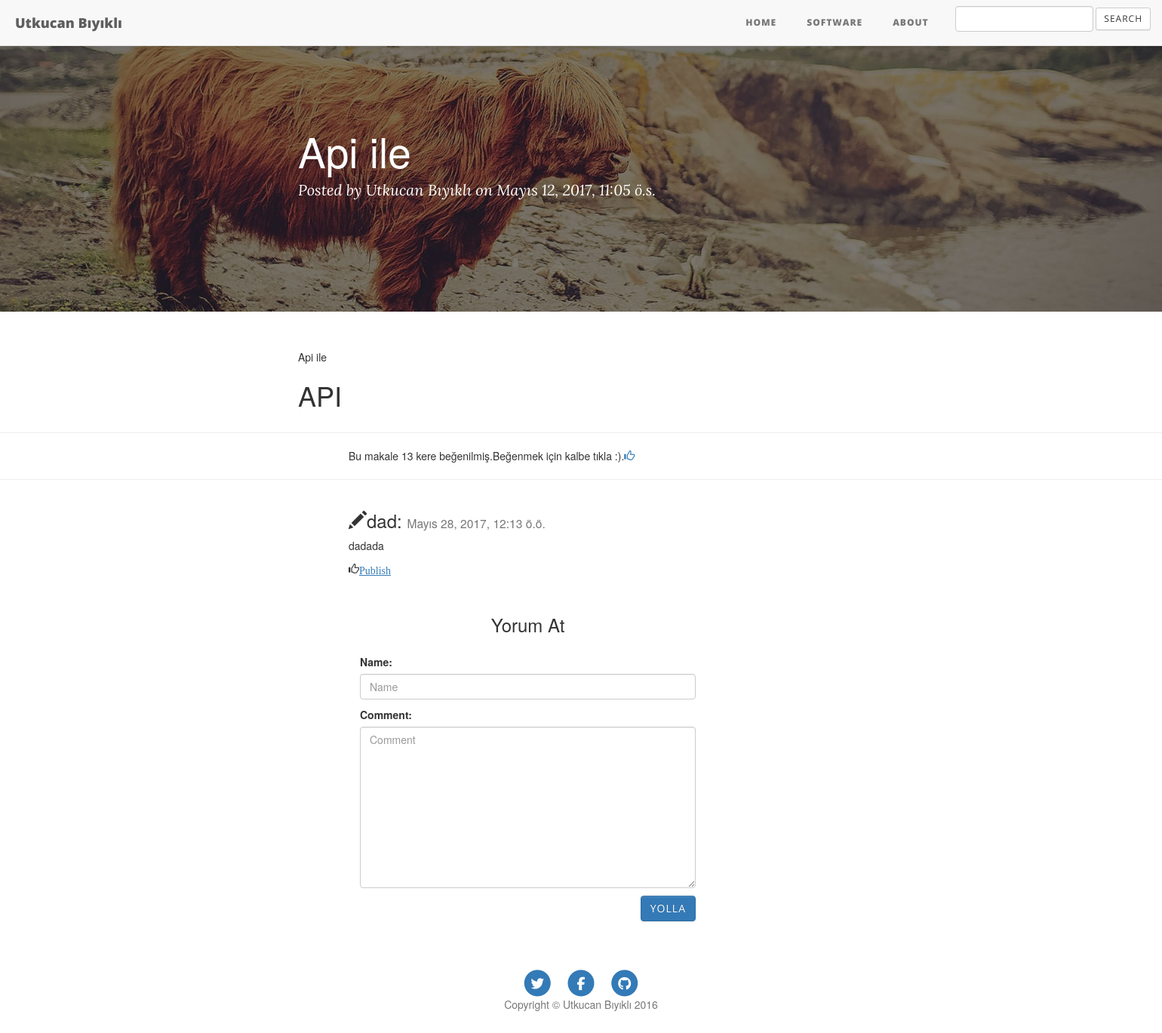
Screenshot of /34/ (signed in) with the database file from the repository.
### Articles/models.py (models this page shows, shortened)
class Article(models.Model):
    title=models.CharField(max_length=25,unique=True)
    body=models.CharField(max_length=140,unique=True)
    content=models.TextField()
    like=models.IntegerField(default=0)
    genre=models.CharField(max_length=10)
    date=models.DateTimeField(auto_now_add=True)
    publish=models.BooleanField(default=False)
    class Meta:
        ordering=["-date"]

class Comment(models.Model):
    name=models.CharField(max_length=25)
    date=models.DateTimeField(auto_now_add=True)
    comment=models.TextField(max_length=140)
    publish=models.BooleanField(default=False)
    article=models.ForeignKey('Articles.Article',related_name="comments",on_delete=models.CASCADE)
    class Meta:
        ordering = ['-date']

### Articles/views.py (the view)
# urls.py: url(r'^(?P<id>[0-9]+)/$', views.detail, name="detail"),
def detail(request, id):
    article = get_object_or_404(Article, id=id)
    if(request.user.is_authenticated):
        comments = Comment.objects.filter(Q(article__title__startswith=article.title))
    else:
        comments = Comment.objects.filter(Q(article__title__startswith=article.title), Q(publish=True))
    if request.method == "POST":
        form = CommentForm(request.POST)
        if form.is_valid():
            ''' Begin reCAPTCHA validation '''
            recaptcha_response = request.POST.get('g-recaptcha-response')
            url = 'https://www.google.com/recaptcha/api/siteverify'
            values = {
                'secret': settings.GOOGLE_RECAPTCHA_SECRET_KEY,
                'response': recaptcha_response
            }
            data = urllib.urlencode(values)
            req = urllib2.Request(url, data)
            response = urllib2.urlopen(req)
            result = json.load(response)
            ''' End reCAPTCHA validation '''
            if result['success']:
                comment = form.save(commit=False)
                comment.article  = article
                comment.save()
                return redirect('articles:detail', id=article.id)
            else:
                error="Robot olmadigina emin misin ?"
                return render(request,"article/detail.html",{
                    "article":article,
                    "error":error,
                    "form":form,
                    "comments":comments
                })
    else:
        form = CommentForm()
    template = "article/detail.html"
    return render(request, template, {'form':form,
                                      "article":article,
                                      "comments":comments
                                      })

### Articles/forms.py
class CommentForm(forms.ModelForm):
    class Meta:
        model = Comment
        fields = ('name', 'comment')
    def __init__(self, *args, **kwargs):
        super(CommentForm, self).__init__(*args, **kwargs)
        self.fields['name'].widget = TextInput(attrs={
            'class': 'form-control',
            'placeholder': 'Name'})
        self.fields['comment'].widget = Textarea(attrs={
            'class': 'form-control',
            'placeholder': 'Comment'})

### Articles/templates/article/detail.html (shortened to what this page needs)
{% extends 'article/base.html' %}
{% load staticfiles%}
{% block body %}
  <header class="intro-header" style="background-image: url({% static 'Articles/img/contact-bg.jpg' %}">
        <div class="container">
            <div class="row">
                <div class="col-lg-8 col-lg-offset-2 col-md-10 col-md-offset-1">
                    <div class="post-heading">
                        <h1>{{article.title}}</h1>
                        <span class="meta">Posted by <a href="{% url 'articles:about' %}">Utkucan Bıyıklı</a> on {{article.date}}</span>
                    </div>
                </div>
            </div>
        </div>
</header>
        <div class="container">
            <div class="row">
                <div class="col-lg-8 col-lg-offset-2 col-md-10 col-md-offset-1">
                         {% autoescape on %}
<p class="content-markdown">{{article.content|safe}}</p>
                        {% endautoescape %}
                          </div>
            </div>
        </div>
<hr>
               <p style="margin-left:30%;">
                   Bu makale {{article.like}} kere beğenilmiş.Beğenmek için kalbe tıkla :).<a href="{% url 'articles:like' article.id %}"><span class="glyphicon btn-glyphicon glyphicon-thumbs-up img-circle text-primary"></span></a>
               </p>
<hr>
<div class="row" style="margin-left:30%;">
{% for comment in comments   %}
                    <h3><i class="glyphicon glyphicon-pencil"></i>{{comment.name}}:
                    <small>{{comment.date}}</small>
                </h3>
                <p>{{comment.comment}}</p>
    {% if user.is_authenticated %}
        {% if not comment.publish %}
    <p><i class="glyphicon glyphicon-thumbs-up"><a href="{% url 'articles:publish' comment.id %}">Publish</a></i> </p>
        {% else %}
    <p><i class="glyphicon glyphicon-thumbs-down"><a href="{% url 'articles:publish' comment.id %}">Remove</a></i> </p>
        {% endif %}
        {% endif %}
    {% empty %}
    <p>Henüz bir yorum atılmamış.</p>
{% endfor %}
<div class="container">
<div class="row col-md-5">
        <br style="clear:both">
                    <form class="form-horizontal" action="" method="post" enctype="multipart/form-data">{% csrf_token %}
<h3 style="margin-bottom: 25px; text-align: center;">Yorum At </h3>
{{ form.as_p }}
                        <div class="form-group">
                            <div class="col-sm-offset-2 col-sm-10">
        <button type="submit" id="submit" name="submit" class="btn btn-primary pull-right">Yolla</button>
                            </div>
                        </div>
                    </form>
        </div>
    </div>
</div>
    <footer>
        <div class="container">
            <div class="row">
                <div class="col-lg-8 col-lg-offset-2 col-md-10 col-md-offset-1">
                    <ul class="list-inline text-center">
                        <li>
                            <a href="https://www.twitter.com/utkucanbykl">
                                <span class="fa-stack fa-lg">
                                    <i class="fa fa-circle fa-stack-2x"></i>
                                    <i class="fa fa-twitter fa-stack-1x fa-inverse"></i>
                                </span>
                            </a>
                        </li>
                        <li>
                            <a href="https://www.facebook.com/utkucanbykl">
                                <span class="fa-stack fa-lg">
                                    <i class="fa fa-circle fa-stack-2x"></i>
                                    <i class="fa fa-facebook fa-stack-1x fa-inverse"></i>
                                </span>
                            </a>
                        </li>
                        <li>
                            <a href="https://www.github.com/utkucanbykl">
                                <span class="fa-stack fa-lg">
                                    <i class="fa fa-circle fa-stack-2x"></i>
                                    <i class="fa fa-github fa-stack-1x fa-inverse"></i>
                                </span>
                            </a>
                        </li>
                    </ul>
                    <p class="copyright text-muted">Copyright &copy; Utkucan Bıyıklı 2016</p>
                </div>
            </div>
        </div>
    </footer>
{% endblock %}

### rows the page displays
Article: title "Api ile", date "Mayıs 12, 2017, 11:05 ö.s.", content "Api ile API", like "13"
Comment: name "dad", date "Mayıs 28, 2017, 12:13 ö.ö.", comment "dadada", publish "Publish"
